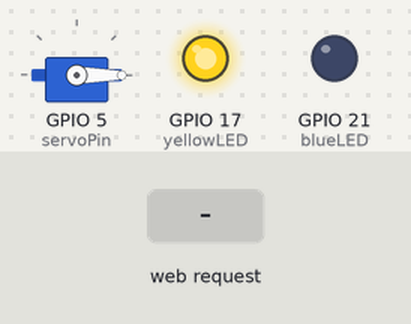
The sketch below on a simulated ESP32. Shown: servo, output pins drawn as LEDs (lit = HIGH). The test bench sets the inputs (shaded band). What the sketch prints to the serial monitor is not drawn.

Above: at 1.2 s.
1.3 s: HTTP request GET /open received
At 1.6 s:
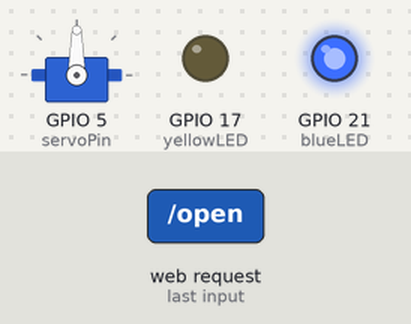
2.8 s: HTTP request GET /close received
At 3.9 s:
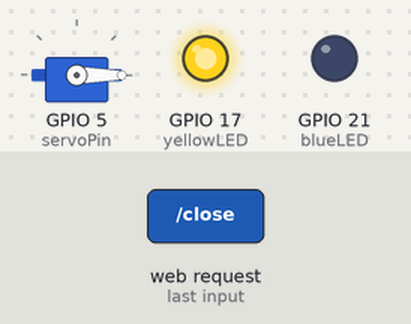
Timing chart, 0 to 5.8 s (numbered marks = the images above; inputs shaded):
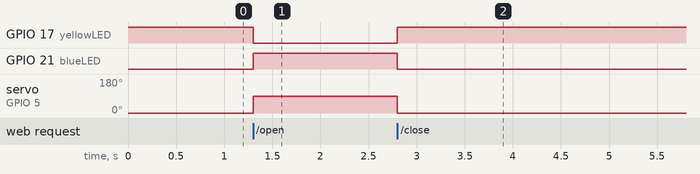

Measured:
- after the input at 1.3 s, GPIO 17 (yellowLED): HIGH → LOW at once; GPIO 21 (blueLED): LOW → HIGH at once; servo on GPIO 5 (servoPin): 0° → 90° at once
- after the input at 2.8 s, GPIO 17 (yellowLED): LOW → HIGH at once; GPIO 21 (blueLED): HIGH → LOW at once; servo on GPIO 5 (servoPin): 90° → 0° at once

The sketch:

ServoGate_ESP32.ino
```cpp
#include <WiFi.h>
#include <WebServer.h>
#include <ESP32Servo.h>

const char* ssid     = "math_esp";
const char* password = "123456789";

WebServer server(80);
Servo myServo;

const int servoPin  = 5;
const int blueLED   = 21;
const int yellowLED = 17;

const int OPEN_ANGLE  = 90;
const int CLOSE_ANGLE = 0;

String htmlPage() {
  String html = "<!DOCTYPE html><html><head><meta charset='UTF-8'>";
  html += "<meta name='viewport' content='width=device-width, initial-scale=1'>";
  html += "<style>";
  html += "body{font-family:Arial;text-align:center;margin-top:60px;background:#f0f0f0;}";
  html += "h1{color:#333;margin-bottom:40px;}";
  html += "button{font-size:24px;padding:18px 45px;margin:12px;border:none;border-radius:12px;color:white;cursor:pointer;}";
  html += ".open{background-color:#2196F3;} .close{background-color:#FDD835;color:#333;}";
  html += "#status{margin-top:30px;font-size:20px;color:#555;}";
  html += "</style></head><body>";
  html += "<h1>التحكم بالسيرفو موتور</h1>";
  html += "<button class='open' onclick=\"send('/open')\">Open</button>";
  html += "<button class='close' onclick=\"send('/close')\">Close</button>";
  html += "<div id='status'>الحالة الحالية: --</div>";
  html += "<script>";
  html += "function send(path){fetch(path).then(r=>r.text()).then(t=>{document.getElementById('status').innerText='الحالة الحالية: '+t;});}";
  html += "</script></body></html>";
  return html;
}

void handleRoot() {
  server.send(200, "text/html", htmlPage());
}

void handleOpen() {
  myServo.write(OPEN_ANGLE);
  digitalWrite(blueLED, HIGH);
  digitalWrite(yellowLED, LOW);
  server.send(200, "text/plain", "Open");
}

void handleClose() {
  myServo.write(CLOSE_ANGLE);
  digitalWrite(yellowLED, HIGH);
  digitalWrite(blueLED, LOW);
  server.send(200, "text/plain", "Close");
}

void setup() {
  Serial.begin(115200);

  pinMode(blueLED, OUTPUT);
  pinMode(yellowLED, OUTPUT);
  digitalWrite(yellowLED, HIGH);
  digitalWrite(blueLED, LOW);

  myServo.setPeriodHertz(50);
  myServo.attach(servoPin, 500, 2400);
  myServo.write(CLOSE_ANGLE);

  WiFi.softAP(ssid, password);
  Serial.print("AP IP address: ");
  Serial.println(WiFi.softAPIP());

  server.on("/", handleRoot);
  server.on("/open", handleOpen);
  server.on("/close", handleClose);
  server.begin();
}

void loop() {
  server.handleClient();
}
```
